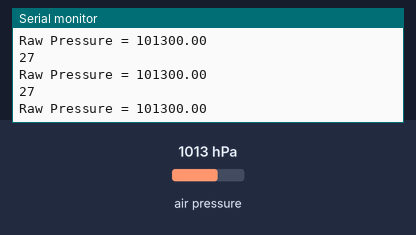
This sketch was run on a simulated Arduino Uno, built with avr-gcc and run on an emulated ATmega328P. On the bench: the last lines printed to the serial monitor. The test bench sets the inputs (shaded band); at power-on: air pressure 1013 hPa.

Above: at 1.2 s.
1.3 s: air pressure set to 952 hPa
At 2.0 s:
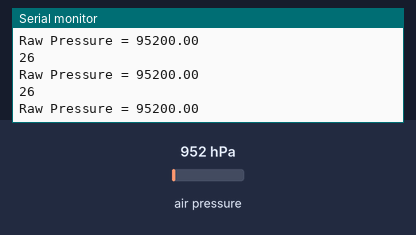
4.3 s: air pressure set to 1000 hPa
At 5.3 s:
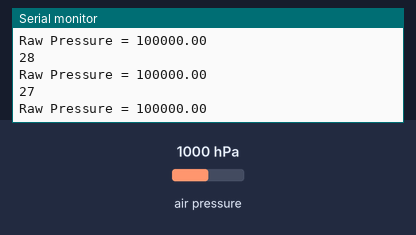
Timing chart, 0 to 7.3 s (numbered marks = the images above; inputs shaded):
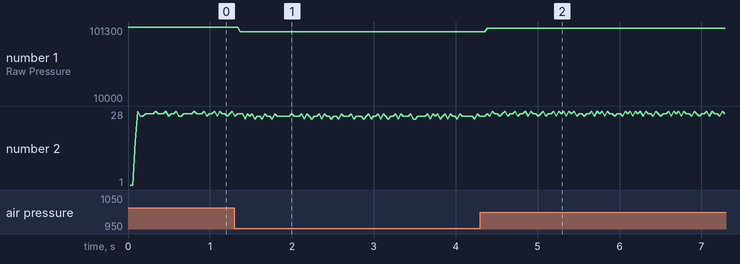

Measured:
- after the input at 1.3 s, the serial monitor: prints a new line after 0.07 s (image 1)
- after the input at 4.3 s, the serial monitor: prints a new line after 0.09 s (image 2)
- plotted number 1: 101300 → 95200 after the input at 1.3 s, 95200 → 10000 after the input at 4.3 s

The sketch:

pressure_test.ino
```cpp
#include <Adafruit_MPL3115A2.h>

Adafruit_MPL3115A2 baro = Adafruit_MPL3115A2();

long startTime;

void setup() {
  Serial.begin(9600);
  if (! baro.begin()) {
    Serial.println("Couldnt find sensor");
    return;
  }
}

void loop() {
  startTime = millis();
  float rawPressure = baro.getPressure();
  Serial.print("Raw Pressure = "); Serial.println(rawPressure);
  Serial.println(millis() - startTime);
}
```
